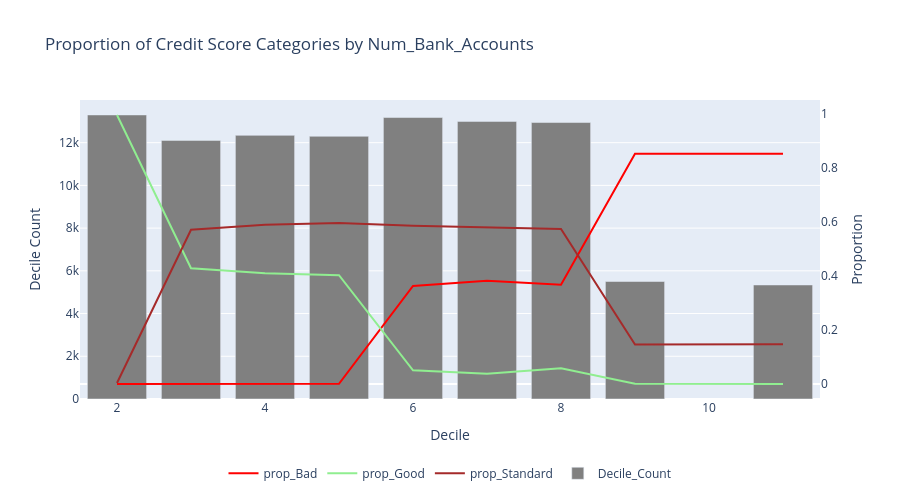

The notebook cell saved with this chart:
### Markdown cell above
Porporción de Buenos: aunque se observa una relación positiva entre los ingresos netos y la proporción de buenos, se observa un
cambio abrupto entre los deciles 6 y 7, al pasar de una proporción de buenos de 41% a 15%,
lo cual no es razonable.

Proporción de standard: aunque sí existe una tendencia negativa entre la proporción de Standard y los ingresos
hay cambios irregulares que son poco razonables.

Proporción de malos: de manera similar, la proporción de malos y los ingresos tienen una relación inversa, sin embargo, 
hay cambios irregulares abruptos.

### Code cell
chart_types = {
    "prop_Good":"line",
    "prop_Standard":"line",
    "prop_Bad": "line",  
    "Decile_Count": "bar"    
}

fig = plot_interactive_chart(
    df=deciles_summary,  
    y_columns=["prop_Bad", "prop_Good", "prop_Standard", "Decile_Count"],  
    x_column="Decile_Max",  
    chart_types=chart_types, 
    title=f"Proportion of Credit Score Categories by {continuous_variable}",
    x_title="Decile",
    y_title="Decile Count",  
    y2_title="Proportion",   
    secondary_y=["prop_Bad", "prop_Good", "prop_Standard"],  
    width=900,
    height=500,
    custom_colors={"prop_Bad": "red", "prop_Good":"lightgreen",
    "prop_Standard":"brown", "Decile_Count": "gray"}  
)

fig.show()

### Figure 1 — Plotly figure (JSON) as saved in the notebook; plotly's stock layout.template omitted (floating-point values rounded to 4 significant figures)
{"data": [{"line": {"color": "red"}, "mode": "lines", "name": "prop_Bad", "type": "scatter", "x": [2, 3, 4, 5, 6, 7, 8, 9, 11], "y": [0, 0, 0, 0.001057, 0.3632, 0.3825, 0.3675, 0.8524, 0.8528], "yaxis": "y2"}, {"line": {"color": "lightgreen"}, "mode": "lines", "name": "prop_Good", "type": "scatter", "x": [2, 3, 4, 5, 6, 7, 8, 9, 11], "y": [0.9962, 0.4287, 0.4099, 0.4027, 0.05092, 0.03832, 0.05864, 0.001272, 0], "yaxis": "y2"}, {"line": {"color": "brown"}, "mode": "lines", "name": "prop_Standard", "type": "scatter", "x": [2, 3, 4, 5, 6, 7, 8, 9, 11], "y": [0.003835, 0.5713, 0.5901, 0.5962, 0.5859, 0.5792, 0.5738, 0.1463, 0.1472], "yaxis": "y2"}, {"marker": {"color": "gray"}, "name": "Decile_Count", "type": "bar", "x": [2, 3, 4, 5, 6, 7, 8, 9, 11], "y": [13298, 12106, 12342, 12299, 13177, 12996, 12943, 5501, 5338], "yaxis": "y"}], "layout": {"height": 500, "legend": {"orientation": "h", "x": 0.5, "xanchor": "center", "y": -0.2, "yanchor": "top"}, "title": {"text": "Proportion of Credit Score Categories by Num_Bank_Accounts"}, "width": 900, "xaxis": {"title": {"text": "Decile"}}, "yaxis": {"title": {"text": "Decile Count"}}, "yaxis2": {"overlaying": "y", "showgrid": false, "side": "right", "title": {"text": "Proportion"}}}}
